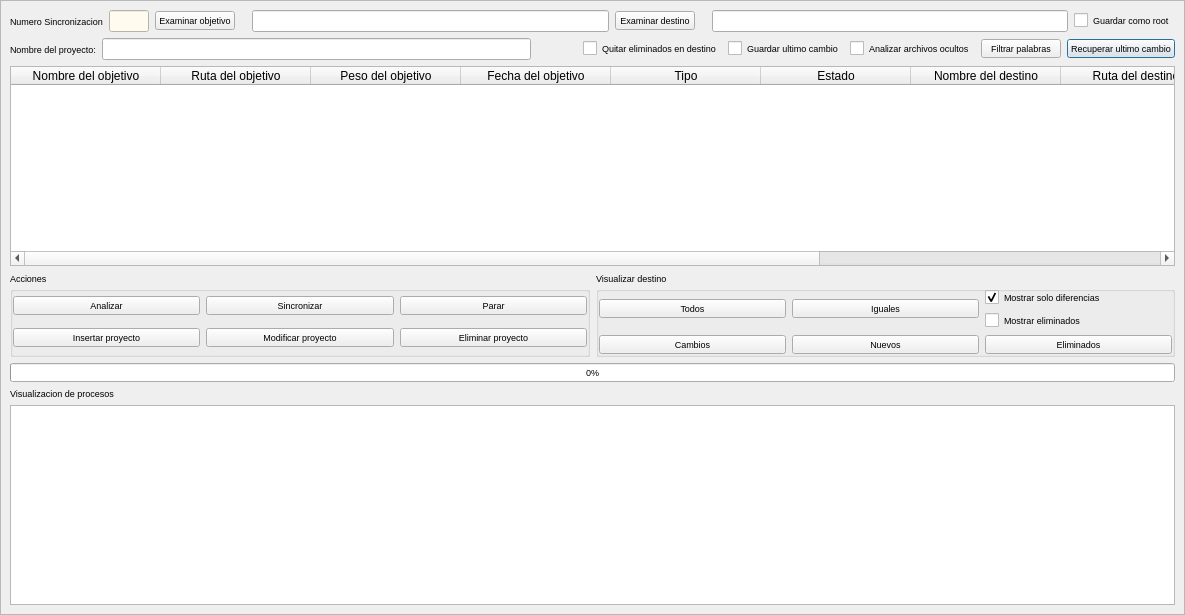
<?xml version="1.0" encoding="UTF-8"?>
<ui version="4.0">
 <class>sincrono</class>
 <widget class="QDialog" name="sincrono">
  <property name="geometry">
   <rect>
    <x>0</x>
    <y>0</y>
    <width>1185</width>
    <height>615</height>
   </rect>
  </property>
  <property name="font">
   <font>
    <pointsize>7</pointsize>
    <kerning>true</kerning>
   </font>
  </property>
  <property name="windowTitle">
   <string>Sincrono v.0.1.0</string>
  </property>
  <property name="windowIcon">
   <iconset resource="recoverdrake.qrc">
    <normaloff>:/Imagenes/Sincronizar.png</normaloff>:/Imagenes/Sincronizar.png</iconset>
  </property>
  <layout class="QGridLayout" name="gridLayout">
   <property name="leftMargin">
    <number>0</number>
   </property>
   <property name="topMargin">
    <number>0</number>
   </property>
   <property name="rightMargin">
    <number>0</number>
   </property>
   <property name="bottomMargin">
    <number>0</number>
   </property>
   <property name="spacing">
    <number>0</number>
   </property>
   <item row="0" column="0">
    <widget class="QScrollArea" name="scrollArea">
     <property name="widgetResizable">
      <bool>true</bool>
     </property>
     <widget class="QWidget" name="scrollAreaWidgetContents">
      <property name="geometry">
       <rect>
        <x>0</x>
        <y>0</y>
        <width>1183</width>
        <height>613</height>
       </rect>
      </property>
      <layout class="QGridLayout" name="gridLayout_5">
       <item row="2" column="0" colspan="9">
        <widget class="QTableWidget" name="tableWidget_2">
         <property name="minimumSize">
          <size>
           <width>0</width>
           <height>150</height>
          </size>
         </property>
         <property name="toolTip">
          <string>Muestra los objetivos localizados con sus propiedades</string>
         </property>
         <property name="statusTip">
          <string>Muestra los objetivos localizados con sus propiedades</string>
         </property>
         <property name="whatsThis">
          <string>Muestra los objetivos localizados con sus propiedades</string>
         </property>
         <property name="editTriggers">
          <set>QAbstractItemView::NoEditTriggers</set>
         </property>
         <property name="alternatingRowColors">
          <bool>true</bool>
         </property>
         <property name="selectionBehavior">
          <enum>QAbstractItemView::SelectRows</enum>
         </property>
         <property name="sortingEnabled">
          <bool>true</bool>
         </property>
         <attribute name="horizontalHeaderDefaultSectionSize">
          <number>150</number>
         </attribute>
         <attribute name="horizontalHeaderMinimumSectionSize">
          <number>50</number>
         </attribute>
         <column>
          <property name="text">
           <string>Nombre del objetivo</string>
          </property>
         </column>
         <column>
          <property name="text">
           <string>Ruta del objetivo</string>
          </property>
         </column>
         <column>
          <property name="text">
           <string>Peso del objetivo</string>
          </property>
         </column>
         <column>
          <property name="text">
           <string>Fecha del objetivo</string>
          </property>
         </column>
         <column>
          <property name="text">
           <string>Tipo</string>
          </property>
         </column>
         <column>
          <property name="text">
           <string>Estado</string>
          </property>
         </column>
         <column>
          <property name="text">
           <string>Nombre del destino</string>
          </property>
         </column>
         <column>
          <property name="text">
           <string>Ruta del destino</string>
          </property>
         </column>
         <column>
          <property name="text">
           <string>Peso destino</string>
          </property>
         </column>
         <column>
          <property name="text">
           <string>Fecha destino</string>
          </property>
         </column>
        </widget>
       </item>
       <item row="4" column="0" colspan="9">
        <widget class="QProgressBar" name="progressBar">
         <property name="toolTip">
          <string>Barra de progreso</string>
         </property>
         <property name="statusTip">
          <string>Barra de progreso</string>
         </property>
         <property name="whatsThis">
          <string>Barra de progreso</string>
         </property>
         <property name="value">
          <number>0</number>
         </property>
        </widget>
       </item>
       <item row="1" column="6">
        <widget class="QCheckBox" name="checkBox_3">
         <property name="toolTip">
          <string>Analiza archivos ocultos</string>
         </property>
         <property name="statusTip">
          <string>Analiza archivos ocultos</string>
         </property>
         <property name="whatsThis">
          <string>Analiza archivos ocultos</string>
         </property>
         <property name="text">
          <string>Analizar archivos ocultos</string>
         </property>
        </widget>
       </item>
       <item row="1" column="8">
        <widget class="QPushButton" name="pushButton_15">
         <property name="toolTip">
          <string>Recuperacion por fechas de ultimos cambios.</string>
         </property>
         <property name="statusTip">
          <string>Recuperacion por fechas de ultimos cambios.</string>
         </property>
         <property name="whatsThis">
          <string>Recuperacion por fechas de ultimos cambios.</string>
         </property>
         <property name="text">
          <string>Recuperar ultimo cambio</string>
         </property>
         <property name="icon">
          <iconset resource="recoverdrake.qrc">
           <normaloff>:/Imagenes/undo.png</normaloff>:/Imagenes/undo.png</iconset>
         </property>
         <property name="iconSize">
          <size>
           <width>25</width>
           <height>25</height>
          </size>
         </property>
        </widget>
       </item>
       <item row="1" column="0">
        <layout class="QGridLayout" name="gridLayout_8">
         <item row="0" column="0">
          <widget class="QLabel" name="label_3">
           <property name="text">
            <string>Nombre del proyecto:</string>
           </property>
          </widget>
         </item>
         <item row="0" column="1">
          <widget class="QLineEdit" name="lineEdit_3">
           <property name="sizePolicy">
            <sizepolicy hsizetype="Expanding" vsizetype="Fixed">
             <horstretch>0</horstretch>
             <verstretch>0</verstretch>
            </sizepolicy>
           </property>
           <property name="minimumSize">
            <size>
             <width>200</width>
             <height>0</height>
            </size>
           </property>
          </widget>
         </item>
        </layout>
       </item>
       <item row="6" column="0" colspan="9">
        <widget class="QTextEdit" name="textEdit">
         <property name="toolTip">
          <string>Visualizador de procesos</string>
         </property>
         <property name="statusTip">
          <string>Visualizador de procesos</string>
         </property>
         <property name="whatsThis">
          <string>Visualizador de procesos</string>
         </property>
        </widget>
       </item>
       <item row="1" column="7">
        <widget class="QPushButton" name="pushButton_14">
         <property name="toolTip">
          <string>Filtrar palabras a omitir.</string>
         </property>
         <property name="statusTip">
          <string>Filtrar palabras a omitir.</string>
         </property>
         <property name="whatsThis">
          <string>Filtrar palabras a omitir.</string>
         </property>
         <property name="text">
          <string>Filtrar palabras</string>
         </property>
         <property name="icon">
          <iconset resource="recoverdrake.qrc">
           <normaloff>:/Imagenes/embudo.png</normaloff>:/Imagenes/embudo.png</iconset>
         </property>
         <property name="iconSize">
          <size>
           <width>25</width>
           <height>25</height>
          </size>
         </property>
        </widget>
       </item>
       <item row="5" column="0">
        <widget class="QLabel" name="label">
         <property name="text">
          <string>Visualizacion de procesos</string>
         </property>
        </widget>
       </item>
       <item row="0" column="0" colspan="9">
        <layout class="QGridLayout" name="gridLayout_3">
         <item row="0" column="1">
          <widget class="QLineEdit" name="lineEdit_4">
           <property name="minimumSize">
            <size>
             <width>40</width>
             <height>0</height>
            </size>
           </property>
           <property name="maximumSize">
            <size>
             <width>40</width>
             <height>16777215</height>
            </size>
           </property>
           <property name="styleSheet">
            <string notr="true">color: rgb(0, 0, 255);
background-color: rgb(255, 251, 239);</string>
           </property>
           <property name="alignment">
            <set>Qt::AlignCenter</set>
           </property>
           <property name="readOnly">
            <bool>true</bool>
           </property>
          </widget>
         </item>
         <item row="0" column="2">
          <widget class="QPushButton" name="pushButton">
           <property name="toolTip">
            <string>Examinar el directorio fuente para sincronizacion</string>
           </property>
           <property name="statusTip">
            <string>Examinar el directorio fuente para sincronizacion</string>
           </property>
           <property name="whatsThis">
            <string>Examinar el directorio fuente para sincronizacion</string>
           </property>
           <property name="text">
            <string>Examinar objetivo</string>
           </property>
           <property name="icon">
            <iconset resource="recoverdrake.qrc">
             <normaloff>:/Imagenes/lupa.png</normaloff>:/Imagenes/lupa.png</iconset>
           </property>
           <property name="iconSize">
            <size>
             <width>25</width>
             <height>25</height>
            </size>
           </property>
          </widget>
         </item>
         <item row="0" column="4">
          <widget class="QLineEdit" name="lineEdit">
           <property name="toolTip">
            <string>Ruta de origen.</string>
           </property>
           <property name="statusTip">
            <string>Ruta de origen.</string>
           </property>
           <property name="whatsThis">
            <string>Ruta de origen.</string>
           </property>
          </widget>
         </item>
         <item row="0" column="5">
          <widget class="QPushButton" name="pushButton_3">
           <property name="toolTip">
            <string>Elegir directorio destino de sincronizacion.</string>
           </property>
           <property name="statusTip">
            <string>Elegir directorio destino de sincronizacion.</string>
           </property>
           <property name="whatsThis">
            <string>Elegir directorio destino de sincronizacion.</string>
           </property>
           <property name="text">
            <string>Examinar destino</string>
           </property>
           <property name="icon">
            <iconset resource="recoverdrake.qrc">
             <normaloff>:/Imagenes/logo_disco-duro.png</normaloff>:/Imagenes/logo_disco-duro.png</iconset>
           </property>
           <property name="iconSize">
            <size>
             <width>25</width>
             <height>25</height>
            </size>
           </property>
          </widget>
         </item>
         <item row="0" column="7">
          <widget class="QLineEdit" name="lineEdit_2">
           <property name="toolTip">
            <string>Ruta de destino.</string>
           </property>
           <property name="statusTip">
            <string>Ruta de destino.</string>
           </property>
           <property name="whatsThis">
            <string>Ruta de destino.</string>
           </property>
          </widget>
         </item>
         <item row="0" column="3">
          <widget class="QLabel" name="label_2">
           <property name="sizePolicy">
            <sizepolicy hsizetype="Minimum" vsizetype="Minimum">
             <horstretch>0</horstretch>
             <verstretch>0</verstretch>
            </sizepolicy>
           </property>
           <property name="text">
            <string/>
           </property>
          </widget>
         </item>
         <item row="0" column="0">
          <widget class="QLabel" name="label_5">
           <property name="text">
            <string>Numero Sincronizacion</string>
           </property>
          </widget>
         </item>
         <item row="0" column="6">
          <widget class="QLabel" name="label_4">
           <property name="sizePolicy">
            <sizepolicy hsizetype="Minimum" vsizetype="Minimum">
             <horstretch>0</horstretch>
             <verstretch>0</verstretch>
            </sizepolicy>
           </property>
           <property name="text">
            <string/>
           </property>
          </widget>
         </item>
         <item row="0" column="8">
          <widget class="QCheckBox" name="checkBox_6">
           <property name="toolTip">
            <string>Se guarda por defecto como root</string>
           </property>
           <property name="statusTip">
            <string>Se guarda por defecto como root</string>
           </property>
           <property name="whatsThis">
            <string>Se guarda por defecto como root</string>
           </property>
           <property name="text">
            <string>Guardar como root</string>
           </property>
          </widget>
         </item>
        </layout>
       </item>
       <item row="3" column="0" colspan="9">
        <layout class="QGridLayout" name="gridLayout_2">
         <item row="0" column="2">
          <widget class="QGroupBox" name="groupBox_2">
           <property name="title">
            <string>Visualizar destino</string>
           </property>
           <layout class="QGridLayout" name="gridLayout_10">
            <property name="leftMargin">
             <number>0</number>
            </property>
            <property name="topMargin">
             <number>0</number>
            </property>
            <property name="rightMargin">
             <number>0</number>
            </property>
            <property name="bottomMargin">
             <number>0</number>
            </property>
            <item row="0" column="0">
             <widget class="QPushButton" name="pushButton_7">
              <property name="toolTip">
               <string>Muestra todos los ficheros</string>
              </property>
              <property name="statusTip">
               <string>Muestra todos los ficheros</string>
              </property>
              <property name="whatsThis">
               <string>Muestra todos los ficheros</string>
              </property>
              <property name="text">
               <string>Todos</string>
              </property>
              <property name="icon">
               <iconset resource="recoverdrake.qrc">
                <normaloff>:/Imagenes/diskdrake_hd.png</normaloff>:/Imagenes/diskdrake_hd.png</iconset>
              </property>
              <property name="iconSize">
               <size>
                <width>25</width>
                <height>25</height>
               </size>
              </property>
             </widget>
            </item>
            <item row="0" column="1">
             <widget class="QPushButton" name="pushButton_8">
              <property name="toolTip">
               <string>Filtra por los que no han sufrido cambios</string>
              </property>
              <property name="statusTip">
               <string>Filtra por los que no han sufrido cambios</string>
              </property>
              <property name="whatsThis">
               <string>Filtra por los que no han sufrido cambios</string>
              </property>
              <property name="text">
               <string>Iguales</string>
              </property>
              <property name="icon">
               <iconset resource="recoverdrake.qrc">
                <normaloff>:/Imagenes/thumbs_up.png</normaloff>:/Imagenes/thumbs_up.png</iconset>
              </property>
              <property name="iconSize">
               <size>
                <width>25</width>
                <height>25</height>
               </size>
              </property>
             </widget>
            </item>
            <item row="0" column="2">
             <layout class="QGridLayout" name="gridLayout_4">
              <item row="0" column="0">
               <widget class="QCheckBox" name="checkBox_4">
                <property name="toolTip">
                 <string>Si esta seleccionada solo muestras los cambios</string>
                </property>
                <property name="statusTip">
                 <string>Si esta seleccionada solo muestras los cambios</string>
                </property>
                <property name="whatsThis">
                 <string>Si esta seleccionada solo muestras los cambios</string>
                </property>
                <property name="text">
                 <string>Mostrar solo diferencias</string>
                </property>
                <property name="checked">
                 <bool>true</bool>
                </property>
               </widget>
              </item>
              <item row="1" column="0">
               <widget class="QCheckBox" name="checkBox_5">
                <property name="toolTip">
                 <string>Si esta sin seleccionar no se muestran los archivos que estan en destino y que no estan en origen</string>
                </property>
                <property name="statusTip">
                 <string>Si esta sin seleccionar no se muestran los archivos que estan en destino y que no estan en origen</string>
                </property>
                <property name="whatsThis">
                 <string>Si esta sin seleccionar no se muestran los archivos que estan en destino y que no estan en origen</string>
                </property>
                <property name="text">
                 <string>Mostrar eliminados</string>
                </property>
               </widget>
              </item>
             </layout>
            </item>
            <item row="1" column="0">
             <widget class="QPushButton" name="pushButton_9">
              <property name="toolTip">
               <string>Filtra por los que han sufrido cambios</string>
              </property>
              <property name="statusTip">
               <string>Filtra por los que han sufrido cambios</string>
              </property>
              <property name="whatsThis">
               <string>Filtra por los que han sufrido cambios</string>
              </property>
              <property name="text">
               <string>Cambios</string>
              </property>
              <property name="icon">
               <iconset resource="recoverdrake.qrc">
                <normaloff>:/Imagenes/Error.png</normaloff>:/Imagenes/Error.png</iconset>
              </property>
              <property name="iconSize">
               <size>
                <width>25</width>
                <height>25</height>
               </size>
              </property>
             </widget>
            </item>
            <item row="1" column="1">
             <widget class="QPushButton" name="pushButton_2">
              <property name="toolTip">
               <string>Filtra por los archivos nuevos</string>
              </property>
              <property name="statusTip">
               <string>Filtra por los archivos nuevos</string>
              </property>
              <property name="whatsThis">
               <string>Filtra por los archivos nuevos</string>
              </property>
              <property name="text">
               <string>Nuevos</string>
              </property>
              <property name="icon">
               <iconset resource="recoverdrake.qrc">
                <normaloff>:/Imagenes/help.png</normaloff>:/Imagenes/help.png</iconset>
              </property>
              <property name="iconSize">
               <size>
                <width>25</width>
                <height>25</height>
               </size>
              </property>
             </widget>
            </item>
            <item row="1" column="2">
             <widget class="QPushButton" name="pushButton_13">
              <property name="toolTip">
               <string>Filtra por los ficheros eliminados o no encontrados en el directorio fuente</string>
              </property>
              <property name="statusTip">
               <string>Filtra por los ficheros eliminados o no encontrados en el directorio fuente</string>
              </property>
              <property name="whatsThis">
               <string>Filtra por los ficheros eliminados o no encontrados en el directorio fuente</string>
              </property>
              <property name="text">
               <string>Eliminados</string>
              </property>
              <property name="icon">
               <iconset resource="recoverdrake.qrc">
                <normaloff>:/Imagenes/bad.png</normaloff>:/Imagenes/bad.png</iconset>
              </property>
              <property name="iconSize">
               <size>
                <width>25</width>
                <height>25</height>
               </size>
              </property>
             </widget>
            </item>
           </layout>
          </widget>
         </item>
         <item row="0" column="1">
          <widget class="QGroupBox" name="groupBox">
           <property name="title">
            <string>Acciones</string>
           </property>
           <layout class="QGridLayout" name="gridLayout_9">
            <property name="leftMargin">
             <number>0</number>
            </property>
            <property name="topMargin">
             <number>0</number>
            </property>
            <property name="rightMargin">
             <number>0</number>
            </property>
            <property name="bottomMargin">
             <number>0</number>
            </property>
            <item row="2" column="0" colspan="2">
             <layout class="QGridLayout" name="gridLayout_6">
              <item row="3" column="1">
               <widget class="QPushButton" name="pushButton_11">
                <property name="toolTip">
                 <string>Insertar proyecto a la base de datos de sincronizaciones</string>
                </property>
                <property name="statusTip">
                 <string>Insertar proyecto a la base de datos de sincronizaciones</string>
                </property>
                <property name="whatsThis">
                 <string>Insertar proyecto a la base de datos de sincronizaciones</string>
                </property>
                <property name="text">
                 <string>Insertar proyecto</string>
                </property>
                <property name="icon">
                 <iconset resource="recoverdrake.qrc">
                  <normaloff>:/Imagenes/good.png</normaloff>:/Imagenes/good.png</iconset>
                </property>
                <property name="iconSize">
                 <size>
                  <width>25</width>
                  <height>25</height>
                 </size>
                </property>
               </widget>
              </item>
              <item row="3" column="2">
               <widget class="QPushButton" name="pushButton_10">
                <property name="toolTip">
                 <string>Modificar proyecto a la base de datos de sincronizaciones</string>
                </property>
                <property name="statusTip">
                 <string>Modificar proyecto a la base de datos de sincronizaciones</string>
                </property>
                <property name="whatsThis">
                 <string>Modificar proyecto a la base de datos de sincronizaciones</string>
                </property>
                <property name="text">
                 <string>Modificar proyecto</string>
                </property>
                <property name="icon">
                 <iconset resource="recoverdrake.qrc">
                  <normaloff>:/Imagenes/borrar.png</normaloff>:/Imagenes/borrar.png</iconset>
                </property>
                <property name="iconSize">
                 <size>
                  <width>25</width>
                  <height>25</height>
                 </size>
                </property>
               </widget>
              </item>
              <item row="3" column="4">
               <widget class="QPushButton" name="pushButton_12">
                <property name="toolTip">
                 <string>Eliminar proyecto a la base de datos de sincronizaciones</string>
                </property>
                <property name="statusTip">
                 <string>Eliminar proyecto a la base de datos de sincronizaciones</string>
                </property>
                <property name="whatsThis">
                 <string>Eliminar proyecto a la base de datos de sincronizaciones</string>
                </property>
                <property name="text">
                 <string>Eliminar proyecto</string>
                </property>
                <property name="icon">
                 <iconset resource="recoverdrake.qrc">
                  <normaloff>:/Imagenes/bad.png</normaloff>:/Imagenes/bad.png</iconset>
                </property>
                <property name="iconSize">
                 <size>
                  <width>25</width>
                  <height>25</height>
                 </size>
                </property>
               </widget>
              </item>
             </layout>
            </item>
            <item row="0" column="0" colspan="2">
             <layout class="QGridLayout" name="gridLayout_7">
              <item row="0" column="0">
               <widget class="QPushButton" name="pushButton_4">
                <property name="toolTip">
                 <string>Analizar el directorio fuente en busca de cambios</string>
                </property>
                <property name="statusTip">
                 <string>Analizar el directorio fuente en busca de cambios</string>
                </property>
                <property name="whatsThis">
                 <string>Analizar el directorio fuente en busca de cambios</string>
                </property>
                <property name="text">
                 <string>Analizar</string>
                </property>
                <property name="icon">
                 <iconset resource="recoverdrake.qrc">
                  <normaloff>:/Imagenes/lupaO.png</normaloff>:/Imagenes/lupaO.png</iconset>
                </property>
                <property name="iconSize">
                 <size>
                  <width>25</width>
                  <height>25</height>
                 </size>
                </property>
               </widget>
              </item>
              <item row="0" column="2">
               <widget class="QPushButton" name="pushButton_6">
                <property name="toolTip">
                 <string>Parar los procesos en ejecucion</string>
                </property>
                <property name="statusTip">
                 <string>Parar los procesos en ejecucion</string>
                </property>
                <property name="whatsThis">
                 <string>Parar los procesos en ejecucion</string>
                </property>
                <property name="text">
                 <string>Parar</string>
                </property>
                <property name="icon">
                 <iconset resource="recoverdrake.qrc">
                  <normaloff>:/Imagenes/stop.png</normaloff>:/Imagenes/stop.png</iconset>
                </property>
                <property name="iconSize">
                 <size>
                  <width>25</width>
                  <height>25</height>
                 </size>
                </property>
               </widget>
              </item>
              <item row="0" column="1">
               <widget class="QPushButton" name="pushButton_5">
                <property name="toolTip">
                 <string>Sincronizar los cambios localizados</string>
                </property>
                <property name="statusTip">
                 <string>Sincronizar los cambios localizados</string>
                </property>
                <property name="whatsThis">
                 <string>Sincronizar los cambios localizados</string>
                </property>
                <property name="text">
                 <string>Sincronizar</string>
                </property>
                <property name="icon">
                 <iconset resource="recoverdrake.qrc">
                  <normaloff>:/Imagenes/sustituir.png</normaloff>:/Imagenes/sustituir.png</iconset>
                </property>
                <property name="iconSize">
                 <size>
                  <width>25</width>
                  <height>25</height>
                 </size>
                </property>
               </widget>
              </item>
             </layout>
            </item>
           </layout>
          </widget>
         </item>
        </layout>
       </item>
       <item row="1" column="4">
        <widget class="QCheckBox" name="checkBox">
         <property name="toolTip">
          <string>Eliminar en la sincronizacion los archivos no localizados en el directorio fuente</string>
         </property>
         <property name="statusTip">
          <string>Eliminar en la sincronizacion los archivos no localizados en el directorio fuente</string>
         </property>
         <property name="whatsThis">
          <string>Eliminar en la sincronizacion los archivos no localizados en el directorio fuente</string>
         </property>
         <property name="text">
          <string>Quitar eliminados en destino</string>
         </property>
        </widget>
       </item>
       <item row="1" column="5">
        <widget class="QCheckBox" name="checkBox_2">
         <property name="toolTip">
          <string>Guarda de forma oculta la ultima modificacion para poder recuperarla en caso necesario</string>
         </property>
         <property name="statusTip">
          <string>Guarda de forma oculta la ultima modificacion para poder recuperarla en caso necesario</string>
         </property>
         <property name="whatsThis">
          <string>Guarda de forma oculta la ultima modificacion para poder recuperarla en caso necesario</string>
         </property>
         <property name="text">
          <string>Guardar ultimo cambio</string>
         </property>
        </widget>
       </item>
       <item row="1" column="1" colspan="3">
        <spacer name="horizontalSpacer">
         <property name="orientation">
          <enum>Qt::Horizontal</enum>
         </property>
         <property name="sizeHint" stdset="0">
          <size>
           <width>40</width>
           <height>20</height>
          </size>
         </property>
        </spacer>
       </item>
      </layout>
     </widget>
    </widget>
   </item>
  </layout>
 </widget>
 <resources>
  <include location="recoverdrake.qrc"/>
 </resources>
 <connections/>
</ui>
